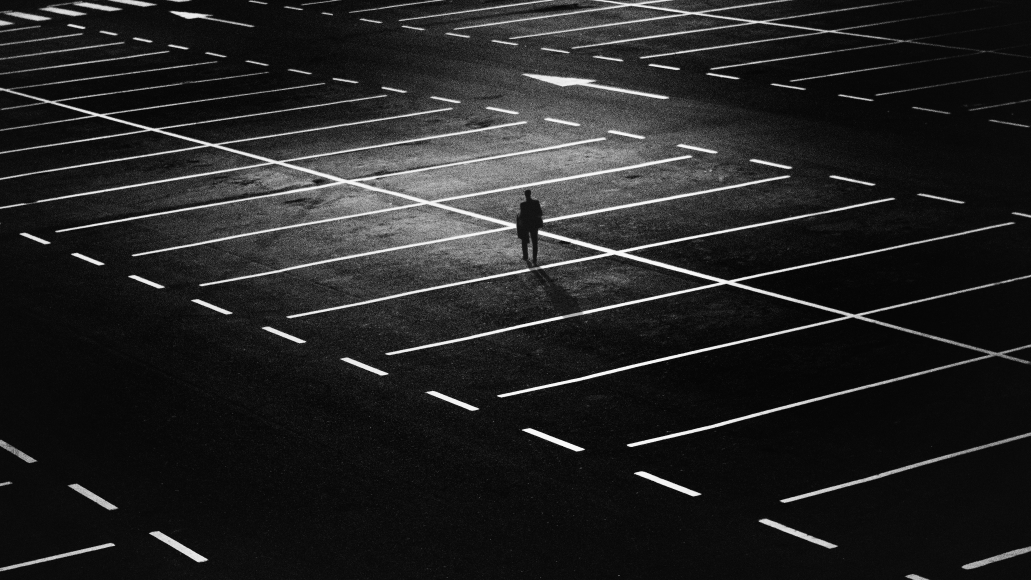
#> input picture Imagens/LinhasEstacionamento2.jpg, 4123 x 2320 px, found by its file name (shown at 1/4 size)
$ python 'Detecção de Linhas - Com Ajustes - Exemplo 2 - Versão 1.2.0.py'
#> lines starting #> are read from the running program, lines starting #| are printed output that depends on the picture
#
########################################################################
# Importação das Bibliotecas Necessárias
########################################################################
#
import cv2 as cv
import matplotlib.pyplot as plt
import numpy as np
import os
from pathlib import Path

#
########################################################################
# Funções de Apoio
########################################################################
#
def LimpaTerminal ():
    if os.name == "nt":
       _ = os.system( "cls" )
    else:
      _ = os.system( "clear ")
    return ()

#
########################################################################
# Definições Gerais
########################################################################
#
NomeImagem  = "LinhasEstacionamento2.jpg"
dirRaiz = Path.home()
dirBase = "/home/asoares/Insync/alexandre.asoares@gmail.com/OneDrive/Atividades/LocalCV"
dirImagem = "Imagens"
dirCaminhoImagem = str(Path(dirRaiz, dirBase, dirImagem, NomeImagem))

#
########################################################################
# Lendo a Imagem
########################################################################
#
imgBase = cv.imread ( dirCaminhoImagem )
#> imgBase is the input picture: shape (2320, 4123, 3); min 0, max 255, mean 35.6

#
########################################################################
# Checando se a Imagem Foi Lida com Sucesso
########################################################################
#
if imgBase is None:
    LimpaTerminal ()
    print( "Não Foi Localizada a Imagem : ", NomeImagem)
    exit ()

#
########################################################################
# Reduzindo o tamanh da Imagem
########################################################################
#
imgBase = cv.resize(imgBase, (0,0), fx=0.15, fy=0.15, interpolation = cv.INTER_AREA)
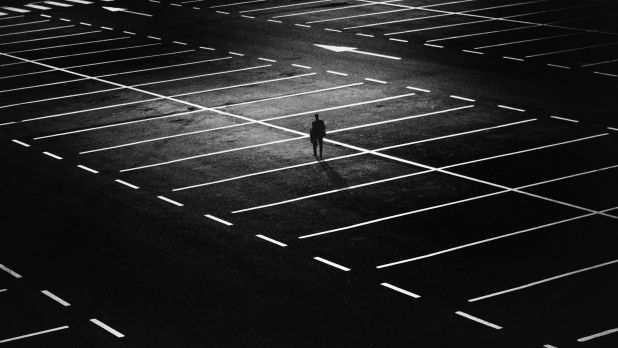
#> imgBase: shape (348, 618, 3); min 5, max 249, mean 35.6

#
########################################################################
# Convertendo para Cinza (Requerimento)
########################################################################
#
imgCinza = cv.cvtColor ( imgBase, cv.COLOR_BGR2GRAY )

#
########################################################################
# Reduzindo o Ruído
########################################################################
#
TamanhoKernel = 5
imgSemRuido = cv.GaussianBlur(imgCinza,(TamanhoKernel, TamanhoKernel),0)
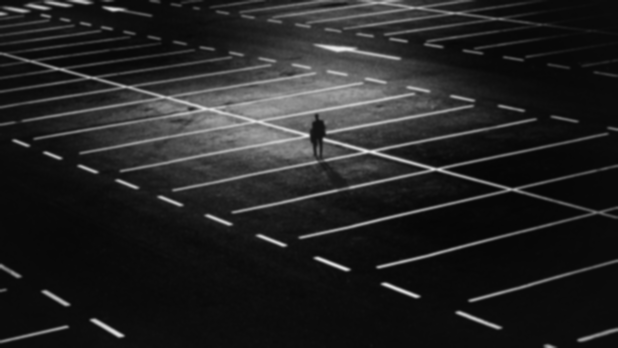
#> imgSemRuido: shape (348, 618); min 6, max 232, mean 35.6

#
########################################################################
# Destacando Contornos
########################################################################
#
LimiteBaixo = 50
LimiteAlto  = 150
imgContornos = cv.Canny(imgSemRuido, LimiteBaixo, LimiteAlto)
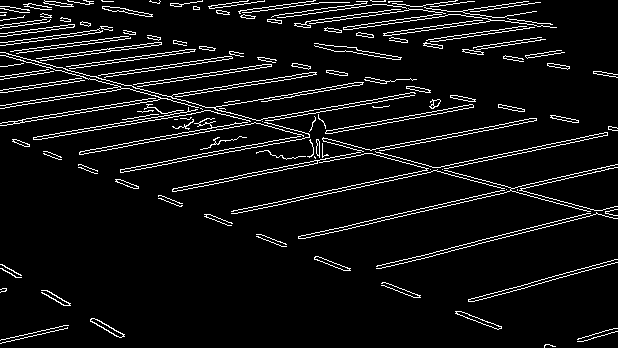
#> imgContornos: shape (348, 618); 6.8% white in thin lines or dots

#
########################################################################
# Parametros da Busca de Linhas
########################################################################
#
Rho = 1 # resolução de distância em pixels da grade Hough
Theta = np.pi / 180 # resolução angular em radianos da grade Hough
Threshold = 15 # número mínimo de votos (interseções na célula da grade Hough)
MinLineLength = 50 # número mínimo de pixels que compõem uma linha
MaxLineGap = 20 # intervalo máximo em pixels entre segmentos de linha conectáveis
line_image = np.copy(imgBase) * 0 # criando um espaço em branco para desenhar linhas
#> line_image: shape (348, 618, 3); every value is 0

#
########################################################################
# Buscando as Linhas
########################################################################
#
lines = cv.HoughLinesP (
                            imgContornos,
                            Rho,
                            Theta,
                            Threshold,
                            np.array([]),
                            MinLineLength,
                            MaxLineGap
                        )
#> lines = 125 rows, first 6: [4, 52, 615, 215], [3, 55, 614, 218], [0, 108, 271, 65], [172, 189, 360, 152], [329, 31, 540, 2], [55, 158, 430, 92]

#
########################################################################
# Construindo as Linhas
########################################################################
#
for line in lines:
    for x1,y1,x2,y2 in line:
        cv.line(line_image,(x1,y1),(x2,y2),(255,0,0),5)
#> this loop made 125 passes
#> line on passes 1 to 12: [[4, 52, 615, 215]], [[3, 55, 614, 218]], [[0, 108, 271, 65]], [[172, 189, 360, 152]], [[329, 31, 540, 2]], [[55, 158, 430, 92]], [[209, 218, 607, 134]], [[423, 43, 547, 26]], [[80, 151, 428, 89]], [[172, 191, 559, 116]], [[206, 217, 617, 130]], [[117, 103, 312, 72]]
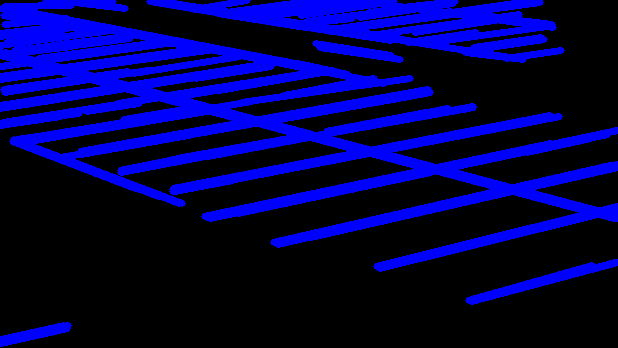
#> line_image: shape (348, 618, 3); mean B, G, R 76.6, 0, 0

#
########################################################################
# Desenhando as Linhas
########################################################################
#
lines_edges = cv.addWeighted (
                                imgBase,
                                0.8,
                                line_image,
                                1,
                                0
                             )
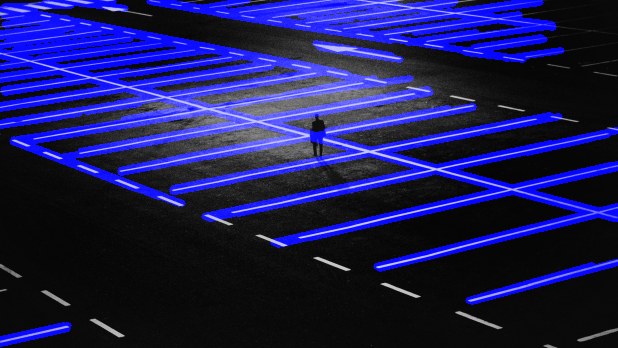
#> lines_edges: shape (348, 618, 3); mean B, G, R 90.1, 28.5, 28.5

#
########################################################################
# Apresentando os Resultados
########################################################################
#
cv.imshow("Resultado",lines_edges)
cv.waitKey(0)
cv.destroyAllWindows()

########################################################################
# FIM DO PROGRAMA
########################################################################

$ run again, with Imagens/Amigos.jpg copied over Imagens/LinhasEstacionamento2.jpg
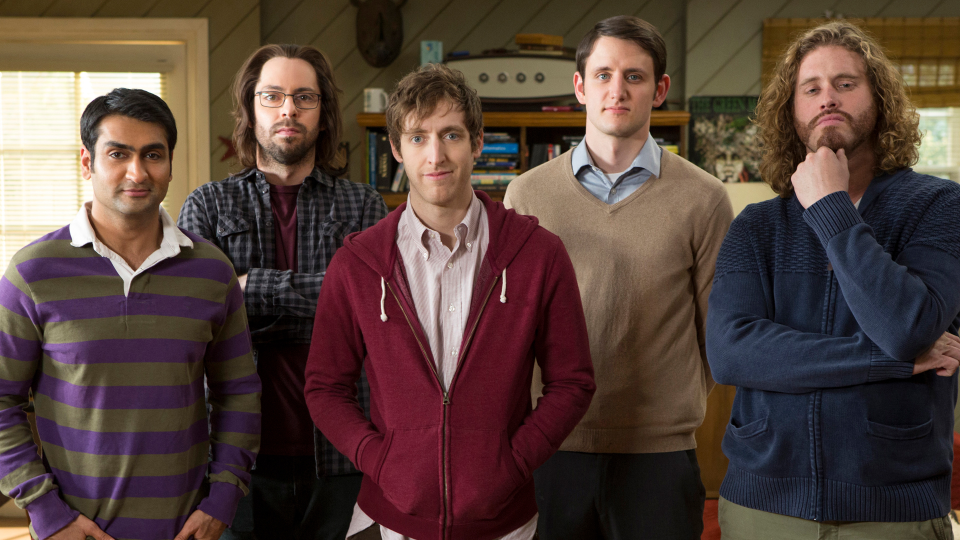
#> input picture Imagens/Amigos.jpg, 1920 x 1080 px, found by its file name (shown at 1/2 size)
#> imgBase is the input picture: shape (1080, 1920, 3); mean B, G, R 58.9, 65.5, 85.2
#> imgBase: shape (162, 288, 3)
#> `imgContornos = cv.Canny(imgSemRuido, LimiteBaixo, LimiteAlto)`:
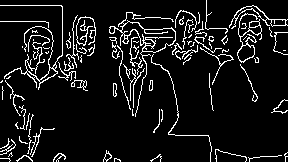
#> imgContornos: shape (162, 288); 9.1% white in thin lines or dots
#> lines = 79 rows, first 6: [113, 50, 206, 21], [117, 57, 261, 29], [112, 52, 212, 36], [177, 57, 253, 45], [25, 61, 205, 23], [28, 56, 206, 18]
#> the loop `for line in lines:` made 79 passes
#> `lines_edges = cv.addWeighted ( imgBase, 0.8, line_image, 1, 0 )`:
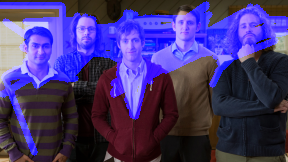
#> lines_edges: shape (162, 288, 3); mean B, G, R 114.7, 52.4, 68.1
